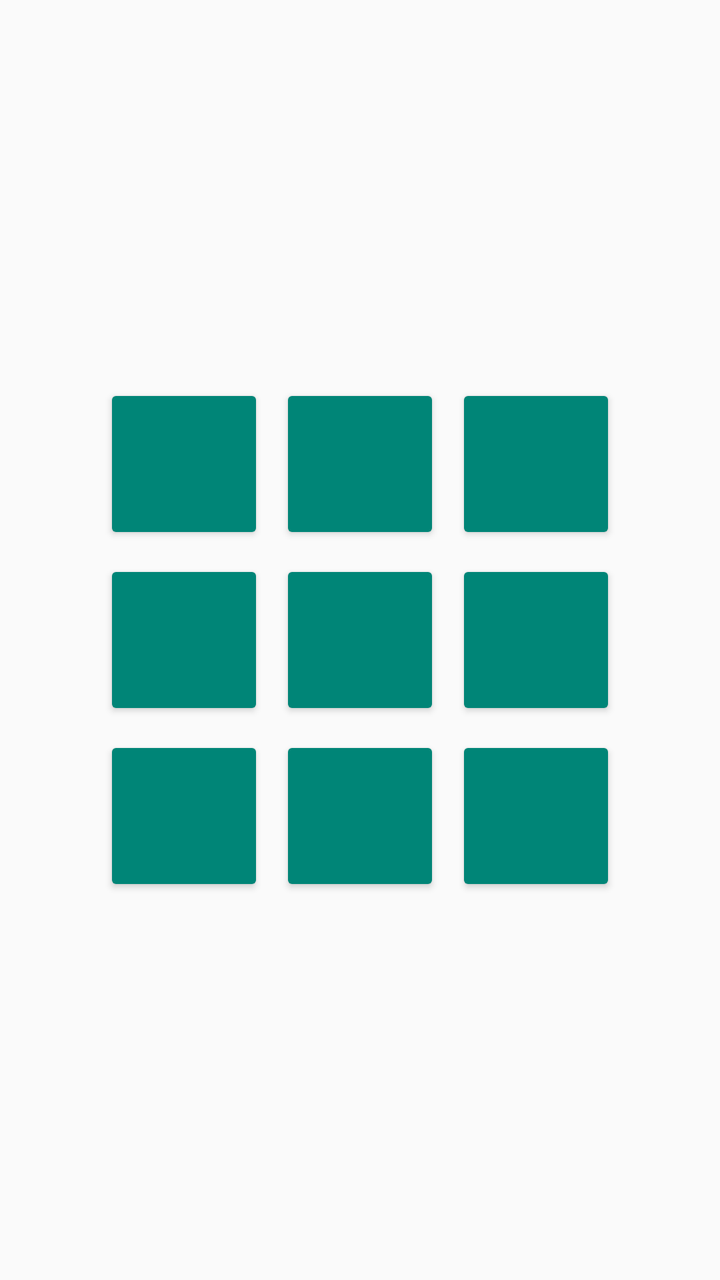
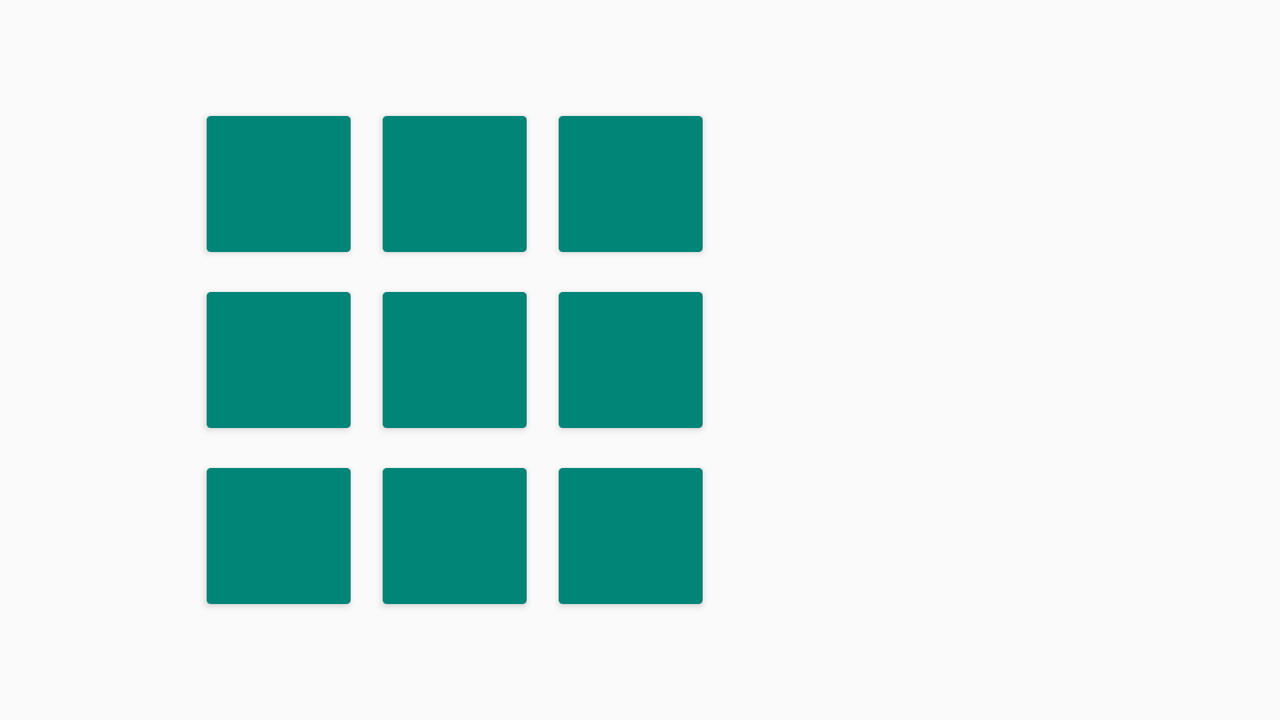

First picture: res/layout/ on a phone held upright. Second picture: the repository's own variant of that layout, on a device whose configuration matches the variant's folder. Source for both follows.
<!-- AndroidManifest.xml: application theme Theme.Pmdm21examen2tdual -->
<!-- res/layout/fragment_tres_en_raya.xml -->
<?xml version="1.0" encoding="utf-8"?>
<androidx.constraintlayout.widget.ConstraintLayout xmlns:android="http://schemas.android.com/apk/res/android"
    xmlns:app="http://schemas.android.com/apk/res-auto"
    xmlns:tools="http://schemas.android.com/tools"
    android:layout_width="match_parent"
    android:layout_height="match_parent"
    tools:context=".ui.tres_en_raya.TresEnRayaFragment">

    <GridLayout
        android:id="@+id/buttonGrid"
        android:layout_width="wrap_content"
        android:layout_height="wrap_content"
        android:layout_gravity="center"
        android:columnCount="3"
        android:rowCount="3"
        android:useDefaultMargins="true"
        app:layout_constraintBottom_toBottomOf="parent"
        app:layout_constraintEnd_toEndOf="parent"
        app:layout_constraintStart_toStartOf="parent"
        app:layout_constraintTop_toTopOf="parent">

        <Button
            style="@style/tictactoebutton"
            android:tag="00" />

        <Button
            style="@style/tictactoebutton"
            android:tag="01" />

        <Button
            style="@style/tictactoebutton"
            android:tag="02" />

        <Button
            style="@style/tictactoebutton"
            android:tag="10" />

        <Button
            style="@style/tictactoebutton"
            android:tag="11" />

        <Button
            style="@style/tictactoebutton"
            android:tag="12" />

        <Button
            style="@style/tictactoebutton"
            android:tag="20" />

        <Button
            style="@style/tictactoebutton"
            android:tag="21" />

        <Button
            style="@style/tictactoebutton"
            android:tag="22" />

    </GridLayout>

    <Button
        android:id="@+id/buttonReset"
        android:layout_width="wrap_content"
        android:layout_height="wrap_content"
        android:layout_marginTop="12dp"
        android:layout_marginEnd="20dp"
        android:text="Reiniciar"
        android:visibility="gone"
        app:layout_constraintEnd_toEndOf="@+id/buttonGrid"
        app:layout_constraintTop_toBottomOf="@+id/buttonGrid" />

</androidx.constraintlayout.widget.ConstraintLayout>
<!-- resources referenced by this layout -->
<resources>
  <style name="tictactoebutton" parent="GoButton">
          <item name="android:layout_width">80dp</item>
          <item name="android:layout_height">80dp</item>
          <item name="android:textSize">30sp</item>
      </style>
  <style name="Theme.Pmdm21examen2tdual" parent="Theme.AppCompat.Light.DarkActionBar">
          
          <item name="colorPrimary">@color/ok_green_color</item>
          <item name="colorPrimaryVariant">@color/selected_green_color</item>
          <item name="colorOnPrimary">@color/white</item>
      </style>
  <style name="GoButton" parent="Widget.AppCompat.Button.Colored">
          <item name="colorButtonNormal">@color/ok_green_color</item>
          <item name="colorControlHighlight">@color/selected_green_color</item>
          <item name="android:textColor">@color/white_text_color</item>
          <item name="colorAccent">@color/ok_green_color</item>
      </style>
  <color name="ok_green_color">#6ab343</color>
  <color name="selected_green_color">#388310</color>
  <color name="white">#FFFFFFFF</color>
  <color name="white_text_color">#ffffff</color>
</resources>
<!-- res/layout-land/fragment_tres_en_raya.xml (the repository's variant of the layout above) -->
<!-- drawn on the phone turned sideways -->
<?xml version="1.0" encoding="utf-8"?>
<androidx.constraintlayout.widget.ConstraintLayout xmlns:android="http://schemas.android.com/apk/res/android"
    xmlns:app="http://schemas.android.com/apk/res-auto"
    xmlns:tools="http://schemas.android.com/tools"
    android:layout_width="match_parent"
    android:layout_height="match_parent"
    tools:context=".ui.tres_en_raya.TresEnRayaFragment">

    <GridLayout
        android:id="@+id/buttonGrid"
        android:layout_width="wrap_content"
        android:layout_height="wrap_content"
        android:layout_gravity="center"
        android:columnCount="3"
        android:rowCount="3"
        android:useDefaultMargins="true"
        app:layout_constraintBottom_toBottomOf="parent"
        app:layout_constraintEnd_toStartOf="@+id/buttonReset"
        app:layout_constraintStart_toStartOf="parent"
        app:layout_constraintTop_toTopOf="parent">

        <Button
            style="@style/tictactoebutton"
            android:tag="00" />

        <Button
            style="@style/tictactoebutton"
            android:tag="01" />

        <Button
            style="@style/tictactoebutton"
            android:tag="02" />

        <Button
            style="@style/tictactoebutton"
            android:tag="10" />

        <Button
            style="@style/tictactoebutton"
            android:tag="11" />

        <Button
            style="@style/tictactoebutton"
            android:tag="12" />

        <Button
            style="@style/tictactoebutton"
            android:tag="20" />

        <Button
            style="@style/tictactoebutton"
            android:tag="21" />

        <Button
            style="@style/tictactoebutton"
            android:tag="22" />

    </GridLayout>

    <Button
        android:id="@+id/buttonReset"
        android:layout_width="wrap_content"
        android:layout_height="wrap_content"
        android:text="Reiniciar"
        android:visibility="invisible"
        app:layout_constraintStart_toEndOf="@id/buttonGrid"
        app:layout_constraintBottom_toBottomOf="parent"
        app:layout_constraintEnd_toEndOf="parent"
        app:layout_constraintTop_toTopOf="parent" />

</androidx.constraintlayout.widget.ConstraintLayout>
